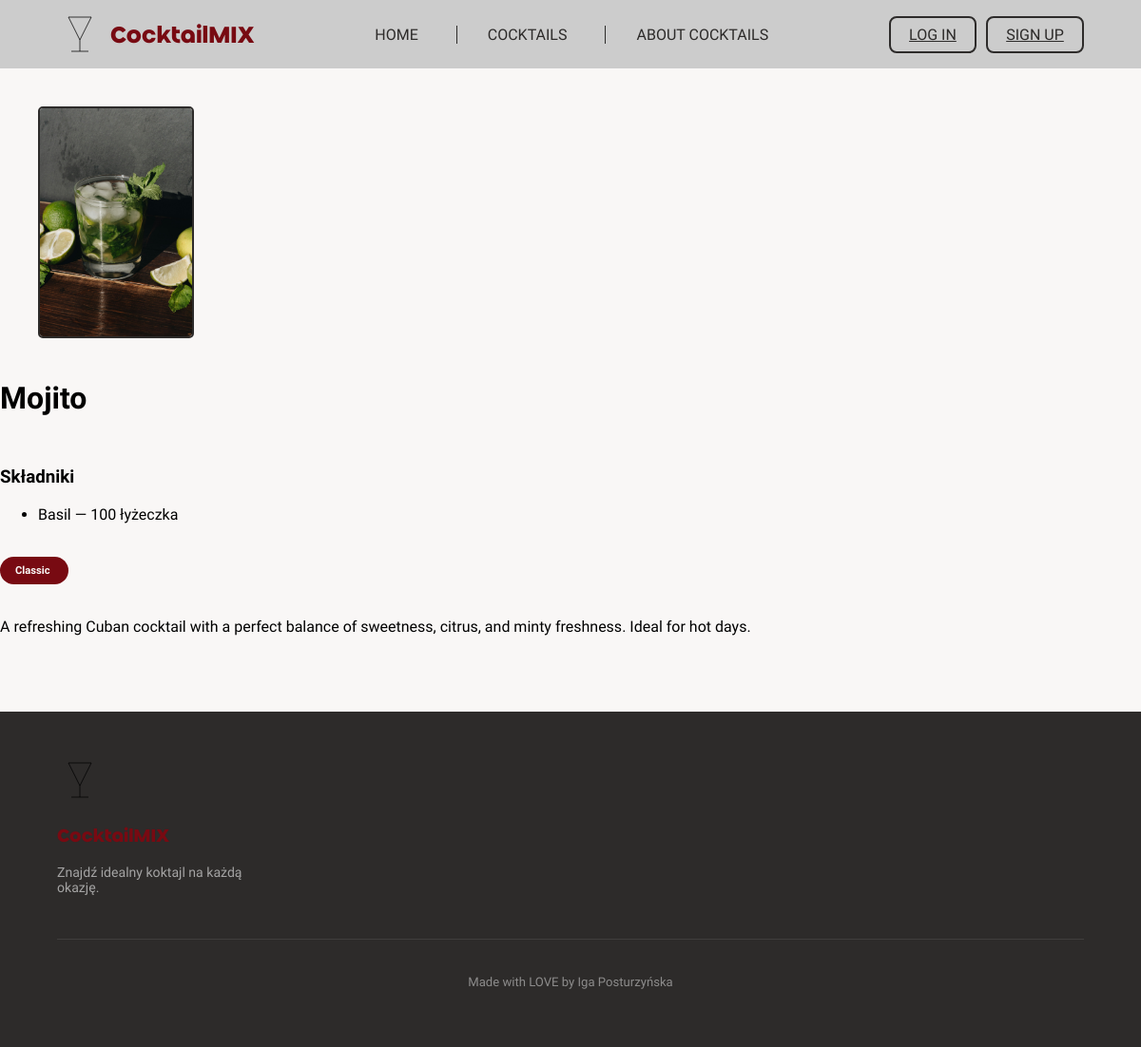
Screenshot of /cocktails/3/ with the database file from the repository.
### cocktails/models.py (models this page shows, shortened)
class Cocktail(models.Model):
    id = models.AutoField(primary_key=True)
    user = models.ForeignKey(settings.AUTH_USER_MODEL, on_delete=models.CASCADE, related_name='cocktails', null=True, blank=True)
    name = models.CharField(max_length=50)
    category = models.CharField(max_length=50)
    description = models.TextField(blank=True)
    image = models.ImageField(upload_to='cocktails/', blank=True, null=True)
    date = models.DateField(auto_now=True)
    ingredients = models.ManyToManyField(Ingredient, through='CocktailIngrediets', blank = True)

class CocktailIngrediets(models.Model):
    cocktail = models.ForeignKey(Cocktail, on_delete=models.CASCADE)
    ingredient = models.ForeignKey(Ingredient, on_delete=models.PROTECT)
    quantity = models.IntegerField(default=1)
    POSSIBLE_UNITS = [
        ('ml', 'ml'),
        ('oz', 'oz'),
        ('tsp', 'łyżeczka'),
        ('tbsp', 'łyżka'),
        ('piece', 'sztuka'),
        ('dash', 'dash'),
    ]
    unit = models.CharField(max_length=50, choices=POSSIBLE_UNITS, default='ml')

class Ingredient(models.Model):
    id = models.AutoField(primary_key=True)
    name = models.CharField(max_length=50)
    description = models.TextField(blank=True)
    image = models.ImageField(upload_to='ingredients/', blank=True, null=True)
    is_alcoholic = models.BooleanField(default=False)

### cocktails/views.py (the view)
# urls.py: path('<int:pk>/', views.cocktail_details, name='cocktail_details'),
def cocktail_details(request, pk):
    cocktail = get_object_or_404(Cocktail, pk=pk)
    ingredients = CocktailIngrediets.objects.filter(cocktail=cocktail).select_related('ingredient')
    return render(request, 'cocktails/cocktail_details.html', {
        'cocktail': cocktail,
        'ingredients': ingredients,
    })

### cocktails/templates/cocktails/cocktail_details.html (shortened to what this page needs)
{% extends 'base.html' %}
{% load static %}
{% block content %}
<div class="cocktail_details">
    {% if cocktail.image %}
        <img src="{{ cocktail.image.url }}" alt="{{ cocktail.name }}" class="drink_photo">
    {% else %}
        <img src="{% static 'icons/glass-coctail-svgrepo-com.svg' %}" alt="{{ cocktail.name }}" class="drink_photo">
    {% endif %}
    <div class="cocktail_details_body">
        <h2 class="drink_name">{{ cocktail.name }}</h2>
        <div class="cocktail_ingredients">
            <h3>Składniki</h3>
            <ul>
                {% for item in ingredients %}
                    <li>{{ item.ingredient.name }} — {{ item.quantity }} {{ item.get_unit_display }}</li>
                {% empty %}
                    <li>Brak składników.</li>
                {% endfor %}
            </ul>
        </div>
        <h3 class="drink_category">{{ cocktail.category }}</h3>
        <p class="drink_description">{{ cocktail.description }}</p>
    </div>
</div>
{% endblock %}

### static/css/base.css (style rules this page uses)
body { margin: 0; padding: 0; overflow-x: hidden; }
body { font-family: "Ubuntu", sans-serif; background-color: #F9F7F6; }
.drink_photo { height: 15rem; margin-left: 2.5rem; margin-top: 2.5rem; border: 2px solid #2D2B2A; border-radius: 5px; flex-shrink: 0; max-width: 10rem; }
.drink_name { margin-top: 2.5rem; font-size: 2rem; }
.drink_category { font-size: 0.7rem; color: #F9F7F6; background-color: #780A12; padding: 0.5rem 1rem; max-width: 40px; border-radius: 16px; }
.cocktail_details_body { display: flex; flex-direction: column; gap: 0.5rem; }

### rows the page displays
Cocktail: image (picture), name "Mojito", category "Classic", description "A refreshing Cuban cocktail with a perfect balance of sweetness, citrus, and minty freshness. Ideal for hot days."
CocktailIngrediets: ingredient.name "Basil", quantity "100", unit "łyżeczka"
